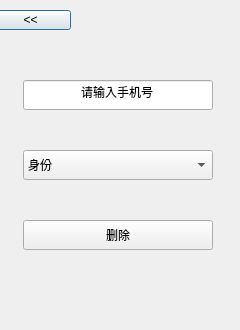
<?xml version="1.0" encoding="UTF-8"?>
<ui version="4.0">
 <class>ad_delete_Dialog</class>
 <widget class="QDialog" name="ad_delete_Dialog">
  <property name="geometry">
   <rect>
    <x>0</x>
    <y>0</y>
    <width>240</width>
    <height>330</height>
   </rect>
  </property>
  <property name="windowTitle">
   <string>删除用户</string>
  </property>
  <widget class="QPushButton" name="back_pushButton">
   <property name="geometry">
    <rect>
     <x>-10</x>
     <y>10</y>
     <width>81</width>
     <height>20</height>
    </rect>
   </property>
   <property name="minimumSize">
    <size>
     <width>0</width>
     <height>20</height>
    </size>
   </property>
   <property name="text">
    <string>&lt;&lt;</string>
   </property>
  </widget>
  <widget class="QLabel" name="label_5">
   <property name="geometry">
    <rect>
     <x>30</x>
     <y>86</y>
     <width>40</width>
     <height>20</height>
    </rect>
   </property>
   <property name="minimumSize">
    <size>
     <width>40</width>
     <height>20</height>
    </size>
   </property>
   <property name="styleSheet">
    <string notr="true">color: rgb(71, 143, 214);</string>
   </property>
   <property name="text">
    <string>手机号：</string>
   </property>
  </widget>
  <widget class="QWidget" name="">
   <property name="geometry">
    <rect>
     <x>23</x>
     <y>80</y>
     <width>192</width>
     <height>172</height>
    </rect>
   </property>
   <layout class="QVBoxLayout" name="verticalLayout">
    <property name="spacing">
     <number>40</number>
    </property>
    <item>
     <widget class="QLineEdit" name="pnlineEdit">
      <property name="minimumSize">
       <size>
        <width>190</width>
        <height>30</height>
       </size>
      </property>
      <property name="maximumSize">
       <size>
        <width>190</width>
        <height>30</height>
       </size>
      </property>
      <property name="text">
       <string>请输入手机号</string>
      </property>
      <property name="alignment">
       <set>Qt::AlignCenter</set>
      </property>
     </widget>
    </item>
    <item>
     <widget class="QComboBox" name="comboBox">
      <property name="minimumSize">
       <size>
        <width>190</width>
        <height>30</height>
       </size>
      </property>
      <property name="maximumSize">
       <size>
        <width>190</width>
        <height>30</height>
       </size>
      </property>
      <item>
       <property name="text">
        <string>身份</string>
       </property>
      </item>
      <item>
       <property name="text">
        <string>顾客</string>
       </property>
      </item>
      <item>
       <property name="text">
        <string>服务员</string>
       </property>
      </item>
      <item>
       <property name="text">
        <string>厨师</string>
       </property>
      </item>
      <item>
       <property name="text">
        <string>经理</string>
       </property>
      </item>
      <item>
       <property name="text">
        <string>系统管理员</string>
       </property>
      </item>
     </widget>
    </item>
    <item>
     <widget class="QPushButton" name="delete_pushButton">
      <property name="minimumSize">
       <size>
        <width>190</width>
        <height>30</height>
       </size>
      </property>
      <property name="maximumSize">
       <size>
        <width>190</width>
        <height>30</height>
       </size>
      </property>
      <property name="text">
       <string>删除</string>
      </property>
     </widget>
    </item>
   </layout>
  </widget>
 </widget>
 <resources/>
 <connections/>
</ui>
